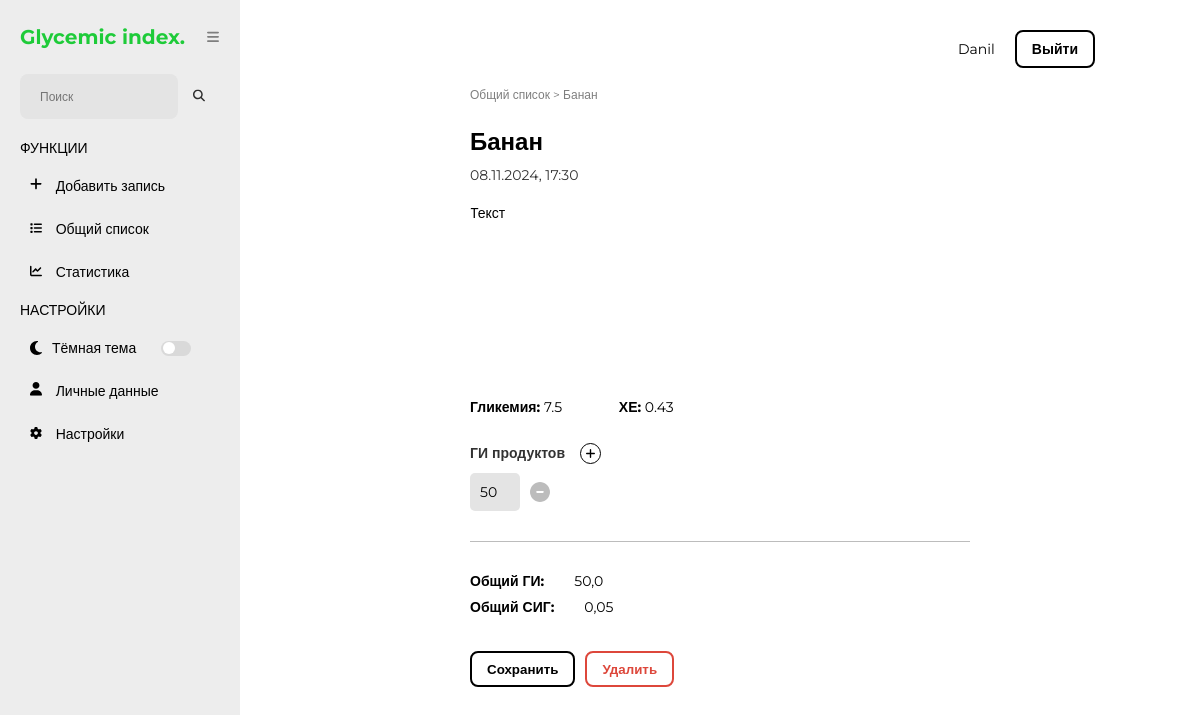
Screenshot of /gi-webapp/note/74/ (signed in) with the database file from the repository.
### glycemic_index_app/models.py (models this page shows, shortened)
class CustomUser(AbstractUser):
    rcg = models.TextField(blank=True, default='0.01|0.02|0.03|0.04|0.05|0.06|0.07|0.08|0.09|0.1')
    absorption_time = models.TextField(blank=True, default='100|90|80|70|60|50|40|30|20|10')
    bu_index = models.TextField(blank=True, default='2.5')

class Note(models.Model):
    title = models.CharField(max_length=300)
    content = models.TextField(blank=True)
    created_at = models.DateTimeField(auto_now_add=True)
    glycemia = models.FloatField()
    bread_units = models.FloatField(blank=True)
    glycemic_index = models.CharField(max_length=500)
    general_gi = models.FloatField()
    general_rcg = models.FloatField()
    graph = models.TextField()
    user = models.ForeignKey(CustomUser, on_delete=models.CASCADE)
    class Meta:
        verbose_name = 'Note'
        verbose_name_plural = 'Notes'
        ordering = ['-created_at']

### glycemic_index_app/views.py (the view)
# urls.py: path('note/<int:pk>/', detail, name='note_detail'),
@login_required(login_url='glycemic_index_app:login')
def detail(request, pk):
    notes = get_object_or_404(Note, pk=pk)
    if request.method == 'POST':
        form = EditingForm(request.POST, instance=notes)
        if form.is_valid():
            form.save()
            return redirect('glycemic_index_app:main')  # перенаправление на страницу с записью после сохранения
    else:
        form = EditingForm(instance=notes)
    context = {'notes': notes, 'list': notes.glycemic_index.split(","), 'title': 'Запись', 'name': 'detail', 'form': form}
    return render(request, 'glycemic_index_app/components/detail.html', context=context)

### glycemic_index_app/templatetags/sidebar_active.py (called while the page is built)
@register.simple_tag
def is_active(name, current_name):
    return 'active' if name == current_name else ''

### glycemic_index_app/templates/glycemic_index_app/components/detail.html (shortened to what this page needs)
{% extends '../base.html' %}
{% load static %}
{% block link %}
<link rel="stylesheet" href="{% static 'glycemic_index_app/css/detail.css' %}">
{% endblock %}
{% block main %}
<div class="main-inner">
    <span class="main-title">Общий список > {{ notes.title }}</span>
    <div class="main-note">
        <form action="" id="add-form" method="post">
            {{ form.title }}
            <div class="note-date">{{ notes.created_at|date:"d.m.Y, H:i" }}</div>
            {{ form.content }}
            <div class="note-flex">
                <span class="note-glycemia"><b>Гликемия:</b> {{ form.glycemia }}</span>
                <span class="note-xe"><b>ХЕ:</b> {{ form.bread_units }}</span>
            </div>
            <div class="note-GI">
                <div class="note-GI-title">
                    <h3>ГИ продуктов</h3>
                    <button class="note-add-button" onclick="addFn()" type="button">
                    </button>
                </div>
                <div class="note-GI-list" id="note-GI-list">
                    {% for item in list %}
                        <div class="form-GI-wrapper">
                            <input type="number" min="0" max="150" name="glycemic-index" class="form-GI" value="{{ item }}">
                            <button class="minus-button" onclick="delNode(this)" type="button"></button>
                        </div>
                    {% endfor %}
                </div>
            </div>
            <div class="conclusion-info">
                <div class="conclusion-line">
                    <span class="conclusion-title">Общий ГИ:</span>
                    <span>{{ notes.general_gi }}</span>
                </div>
                <div class="conclusion-line">
                    <span class="conclusion-title">Общий СИГ:</span>
                    <span>{{ notes.general_rcg }}</span>
                </div>
            </div>
            <div class="buttons">
                <button class="note-button" type="submit">Сохранить</button>
                <button id="openModalBtn" type="button">Удалить</button>
            </div>
        </form>
    </div>
</div>
{% endblock %}

### glycemic_index_app/templates/glycemic_index_app/base.html (shortened to what this page needs)
{% load static %}
{% load sidebar_active %}
<!DOCTYPE html>
<html lang="en">
<head>
    <link rel="stylesheet" href="{% static 'glycemic_index_app/css/default.css' %}">
    {% block link %}
    {% endblock %}
</head>
<body>
    <header class="header">
        <div class="header-countainer">
            <div class="header-inner">
                {% if user.is_authenticated %}
                    <span class="header-name">{{ user.username }}</span>
                    <a href="{% url 'glycemic_index_app:logout' %}" class="account_button">Выйти</a>
                {% else %}
                <a href="{% url 'glycemic_index_app:signup' %}" class="account_button">Создать аккаунт</a>
                    <a href="{% url 'glycemic_index_app:login' %}" class="account_button login">Войти</a>
                {% endif %}
            </div>
        </div>
    </header>
    <section class="sidebar" id="sidebar">
        <div class="logo-wrapper">
            <a href="{% url 'glycemic_index_app:main' %}" class="logo">Glycemic index.</a>
            <button class="menu-button">
            </button>
        </div>
        <form action="" class="search-bar-wrapper" method="GET">
            <div class="input-wrapper">
                <input type="text" name="q" class="search-bar" placeholder="Поиск">
                <button class="search-button" type="submit">
                </button>
            </div>
        </form>
        <div class="funcs">
            <span class="side-title">Функции</span>
            <ul>
                <li class="side-item {% is_active 'add' name %}">
                    <a href="{% url 'glycemic_index_app:add' %}" class="side-item-text">
                        <span>Добавить запись</span>
                    </a>
                </li>
                <li class="side-item {% is_active 'main' name %}">
                    <a href="{% url 'glycemic_index_app:main' %}" class="side-item-text">
                        <span>Общий список</span>
                    </a>
                </li>
                <li class="side-item {% is_active 'stat' name %}">
                    <a href="{% url 'glycemic_index_app:stat' %}" class="side-item-text">
                        <span>Статистика</span>
                    </a>
                </li>
            </ul>
        </div>
        <div class="sets">
            <span class="side-title">Настройки</span>
            <ul>
                <li class="side-item theme">
                    <span>Тёмная тема</span>
                    <label for="theme" class="theme-button"></label>
                </li>
                <li class="side-item {% is_active 'personal_data' name %}">
                    <a href="{% url 'glycemic_index_app:personal_data' %}" class="side-item-text">
                        <span>Личные данные</span>
                    </a>
                </li>
                <li class="side-item {% is_active 'settings' name %}">
                    <a href="{% url 'glycemic_index_app:setts' %}" class="side-item-text">
                        <span>Настройки</span>
                    </a>
                </li>
            </ul>
        </div>
    </section>
    <main class="main">
        {% block main %}
        {% endblock %}
    </main>
</body>
</html>

### glycemic_index_app/static/glycemic_index_app/css/default.css (style rules this page uses)
html { box-sizing: border-box; }
* { margin: 0; padding: 0; box-sizing: border-box; font-family: "Montserrat", sans-serif; }
:root { --color-primary: #1ECB39; --color-body: #ffff; --color-input: #E4E4E4; --color-text: #000000; --color-button: #000000; --color-toggle: #FFFFFF; --color-menu: #7E7E7E; --color-bg-50: #EDEDED; --color-bg-100: #EDEDED; --color-bg-200: #D9D9D9; --color-bg-300: #E1E1E1; --color-bg-400: #BCBCBC; --color-bg-500: #222222; --sidebar-width: 240px; }
li { list-style-type: none; }
ul { margin-left: 0; padding-left: 0; }
body { color: var(--color-text); height: 100vh; display: grid; grid-template-columns: var(--sidebar-width) 1fr; grid-template-rows: 85px 1fr; grid-template-areas: 'side header' 'side main'; font-size: 14px; background-color: var(--color-body); }
a { text-decoration: none; color: var(--color-text); }
button { color: var(--color-text); font-weight: bold; border: 2px solid var(--color-button); border-radius: 8px; background: transparent; padding: 8px 15px; cursor: pointer; transition: all linear .1s; }
.header { grid-column: 2 / 3; grid-row: 1 / 2; grid-area: header; }
.account_button { display: block; color: var(--color-text); font-weight: bold; border: 2px solid var(--color-button); border-radius: 8px; background: transparent; padding: 8px 15px; cursor: pointer; margin-right: 10px; transition: all linear .1s; }
.account_button:last-child { margin-right: 0; }
.header-countainer { padding: 0 105px; }
.header-inner { padding: 30px 0; display: flex; justify-content: end; align-items: center; }
.header-name { margin-right: 20px; }
input, textarea { color: var(--color-text); border: 0; border-radius: 8px; font-size: 12px; background-color: var(--color-input); outline: none; padding: 15px 10px; }
.sidebar { width: 240px; background-color: var(--color-bg-100); position: fixed; height: 100vh; grid-column: 1 / 2; grid-row: 1 / 3; grid-area: side; z-index: 1000; padding: 25px 20px; transition: all .2s linear; }
.input-wrapper { display: flex; justify-content: space-between; align-items: center; margin-top: 25px; }
.search-bar { width: 80%; background-color: var(--color-input); padding-right: 40px; padding-left: 20px; }
.search-button { border: 0; }
.menu-button { border: transparent; background-color: transparent; padding: 0; margin-left: 18px; }
.logo { font-size: 20px; color: var(--color-primary); font-weight: bold; }
.funcs { margin-top: 20px; }
.side-title { display: block; color: var(--color-text); text-transform: uppercase; margin: 10px 0; }
.side-item { color: var(--color-text); margin: 5px 0; display: flex; border-radius: 10px; transition: all .2s linear; }
.side-item.theme { padding: 10px 10px 10px 10px; }
.side-item-text { width: 100%; padding: 10px 10px 10px 10px; }
.side-item-text { transition: all linear 0.1s; }
.side-icons { fill: var(--color-text); margin-right: 10px; transition: all linear 0.1s; }
.side-item.theme { color: var(--color-text); display: flex; align-items: center; }
.theme-button { background-color: var(--color-bg-200); width: 30px; height: 15px; border-radius: 30px; cursor: pointer; position: relative; margin-left: 25px; transition: all linear .1s; }
.theme-button::before { position: absolute; content: ''; background-color: var(--color-toggle); width: 12px; height: 12px; border-radius: 15px; margin-left: 2px; margin-top: 1.5px; transition: all linear .1s; }
.main { grid-area: main; padding-bottom: 80px; }
.main-title { font-size: 12px; opacity: .5; }
.main-inner { max-width: 500px; margin: auto; }

### rows the page displays
CustomUser: username "Danil"
Note: title "Банан", created_at "08.11.2024, 17:30", content "Текст", glycemia "7.5", bread_units "0.43", list "50", general_gi "50,0", general_rcg "0,05"
